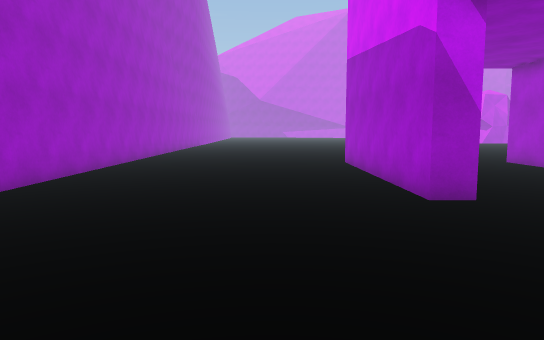
[1] (above)

23 first-person views from a walk through a Unity game level. The camera is 1.5 m above the floor, tilts 6° down and sees 70° across. The floor is counted in squares, 1 m on a side. Each view is taken from the middle of a square. On the plan, view 1 faces up. The plan holds only what a view shows up to about 17 squares ahead; the rest is blank. The place goes on beyond the plan. Surface patterns are stand-ins for the level's own textures.

[2]
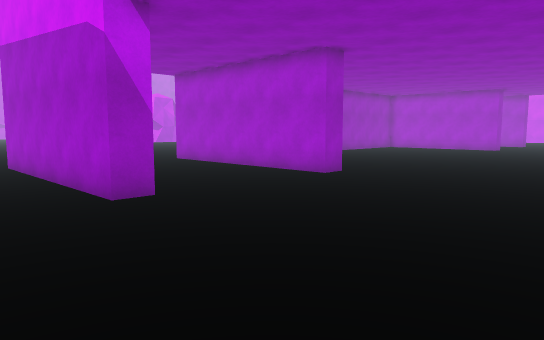

[3]
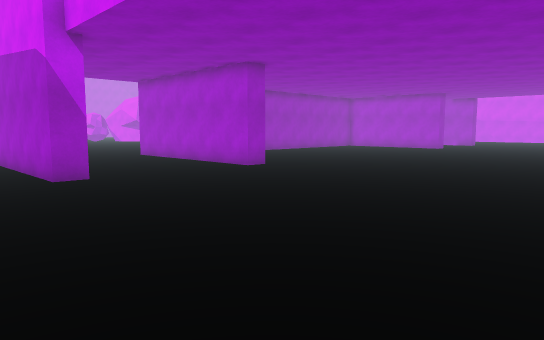

[4]
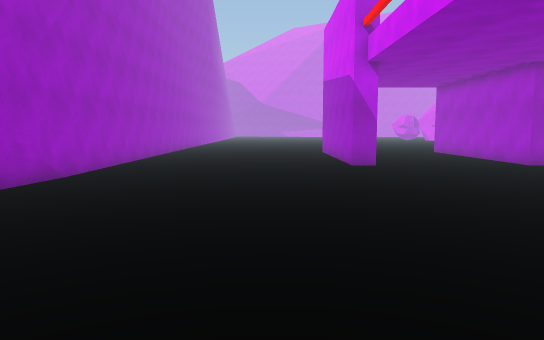

[5]
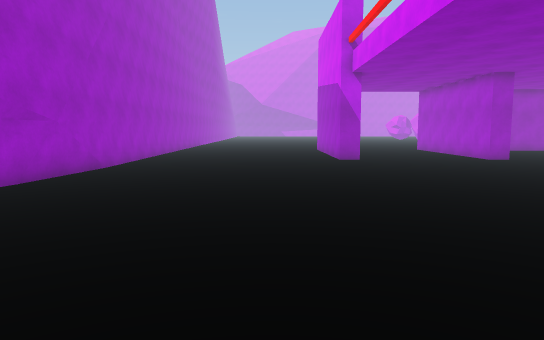

[6]
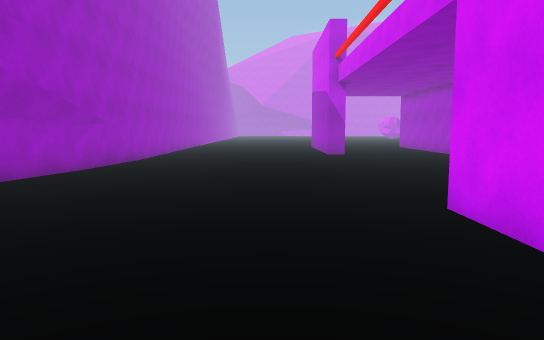

[7]
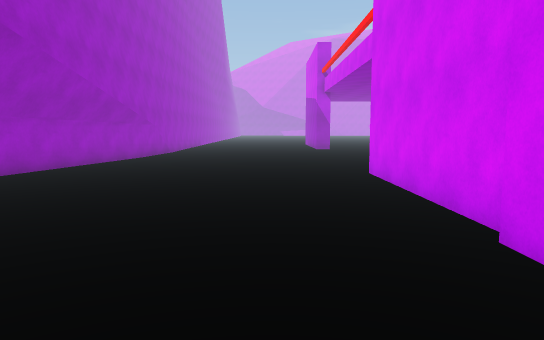

[8]
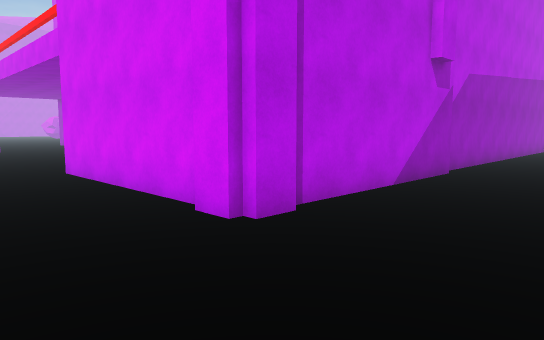

[9]
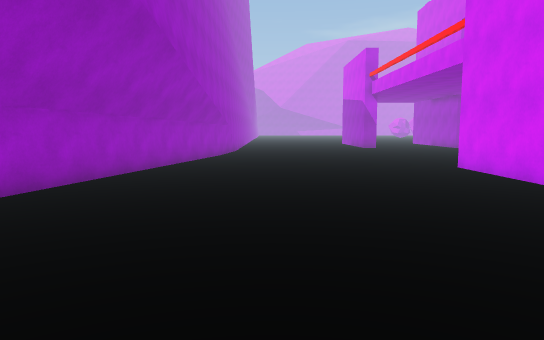

[10]
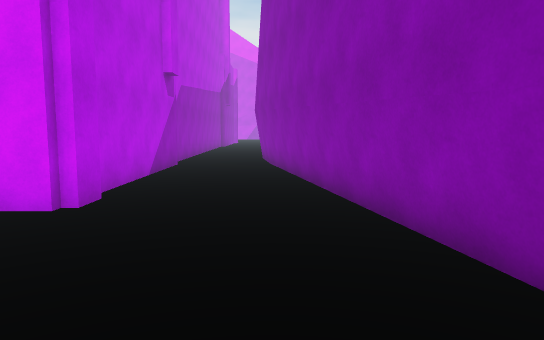

[11]
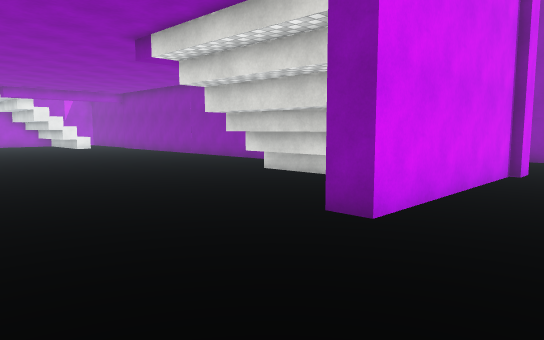

[12]
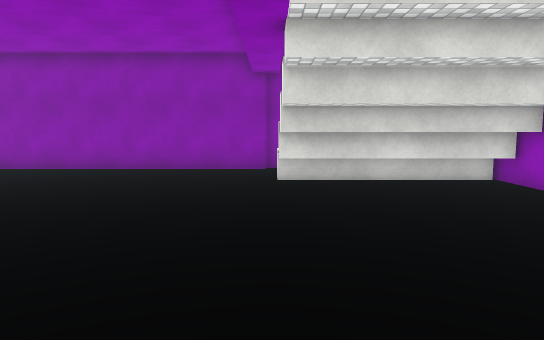

[13]
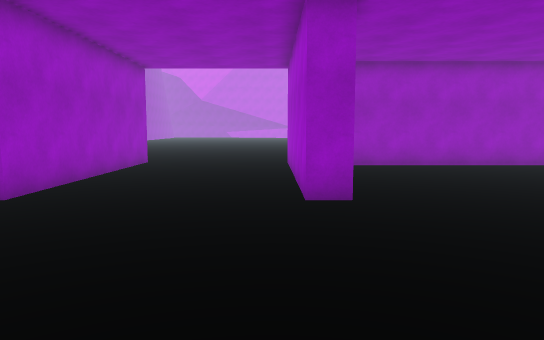

[14]
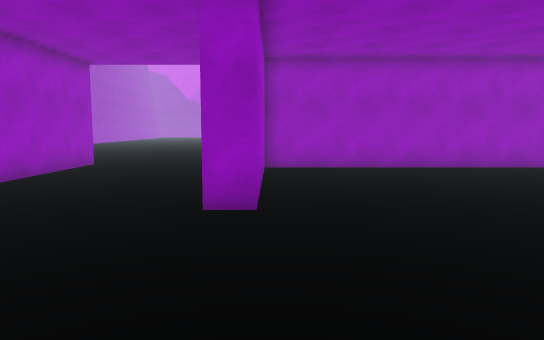

[15]
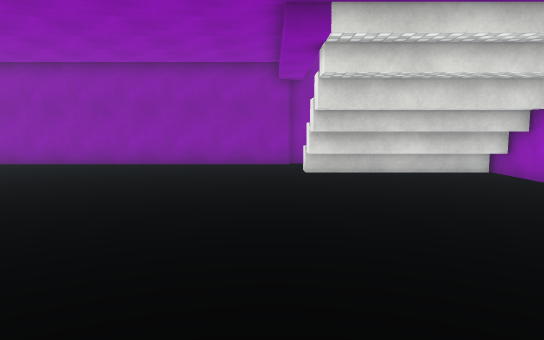

[16]
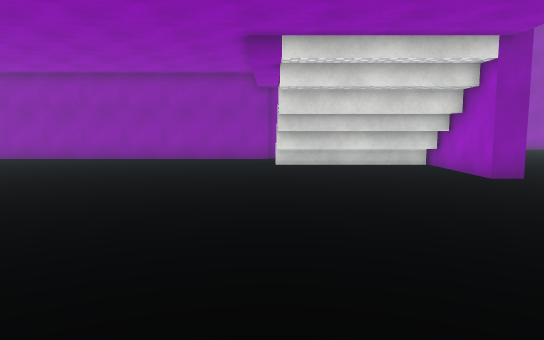

[17]
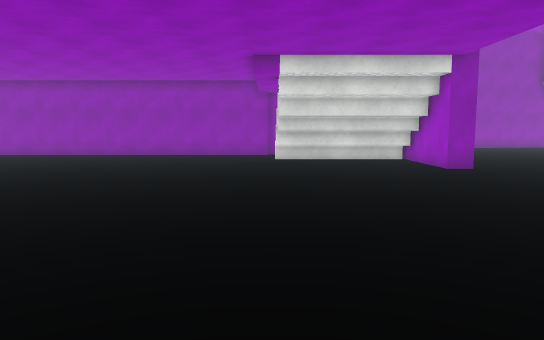

[18]
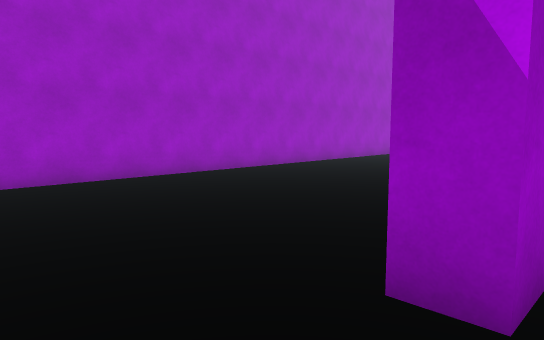

[19]
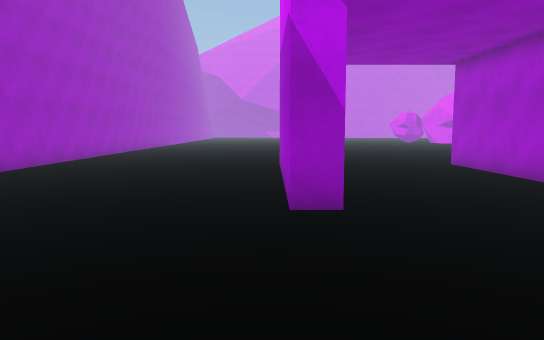

[20]
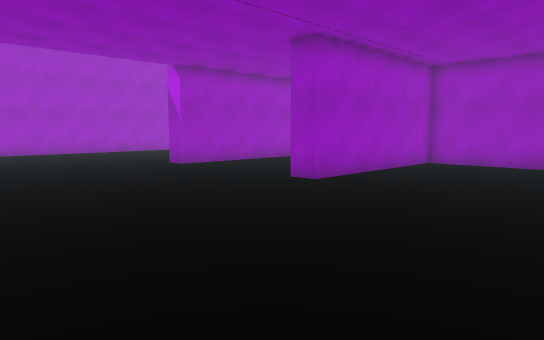

[21]
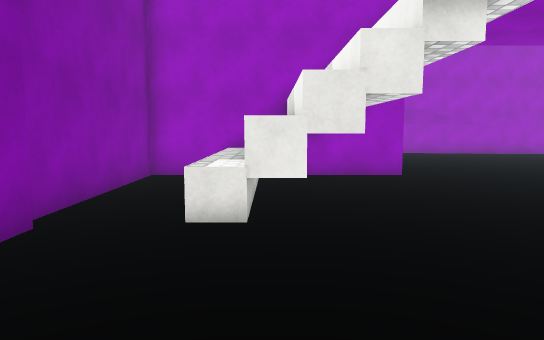

[22]
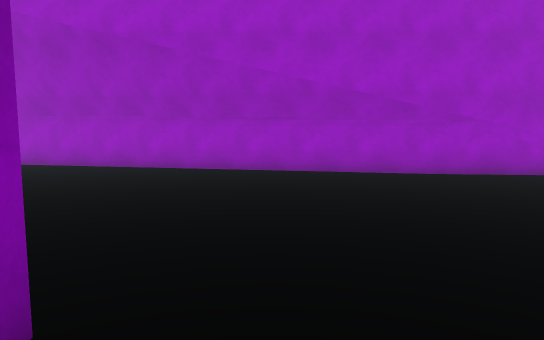

[23]
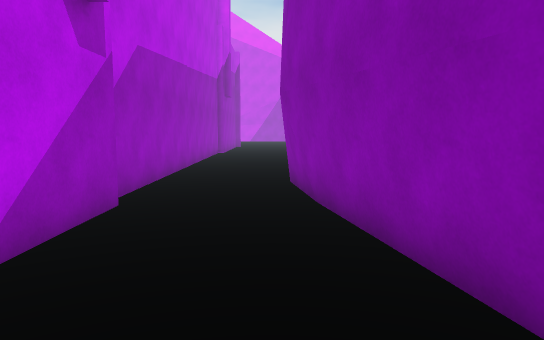

### Floor plan
Points are (right, up) in squares from view 1. A wall is a line through its corners. A room is listed if a view was taken in it or the views show most of it. See-through windows are left out.
Room 1 (views 1, 2, 3, 4, 5, 6, 7, 8, 9, 10, 11, 12, 13, 14, 15, 16, 17, 18, 19, 20, 21, 22, 23)
walls: (4.4, -10.5) (10.8, -10.5) (10.8, -13.5); (4.4, -11.4) (10.9, -11.4); (-6.6, 1.1) (-10.5, -16.7); (3.3, -16) (3.3, -7.7) (4.3, -7.7) (4.3, -16) (11.2, -16); (-6.4, 3.8) (-6.9, -0.4); (11.1, -15.6) (19.5, -15.6); (3, -17) (3, -15.9); (4.4, -17.3) (3.3, -17.3) (3.3, -16.9); (12.6, -17) (4.6, -17); (19.5, -16.6) (13.4, -16.6); (4.3, 17.8) (4.3, 8.1) (3.3, 8.1) (3.3, 17.8); (-0.8, -23.3) (15.4, -20.2); (19.5, 16.2) (11.7, 16.2) (11.7, 8.1) (10.7, 8.1) (10.7, 17.8); (-6.7, 18.1) (-6.6, 1.2)
low walls: (7.5, -21.9) (12.4, -21); (5.5, -22.3) (7.3, -22); (12.5, -21) (15.8, -20.3); (4.5, -22.5) (5.4, -22.3); (-0.5, -23.5) (4.4, -22.5)
ways out: gap at (4, 18); gap at (11, 18)

Positions as (right, up) in squares from view 1, and headings:
1: (0, 0), facing up
2: (0, 0), facing up-right
3: (0, -4), facing up-right
4: (0, -8), facing up
5: (0, -11), facing up
6: (0, -15), facing up
7: (0, -21), facing up
8: (-1, -22), facing up-right
9: (-4, -23), facing up
10: (-4, -21), facing right
11: (0, -2), facing down-right
12: (11, -1), facing down
13: (10, 0), facing up
14: (12, 1), facing up
15: (12, 1), facing down
16: (11, 4), facing down
17: (11, 7), facing down
18: (5, 5), facing up-left
19: (3, 1), facing up
20: (19, -1), facing up-left
21: (17, -12), facing left
22: (6, -6), facing left
23: (5, -20), facing right
